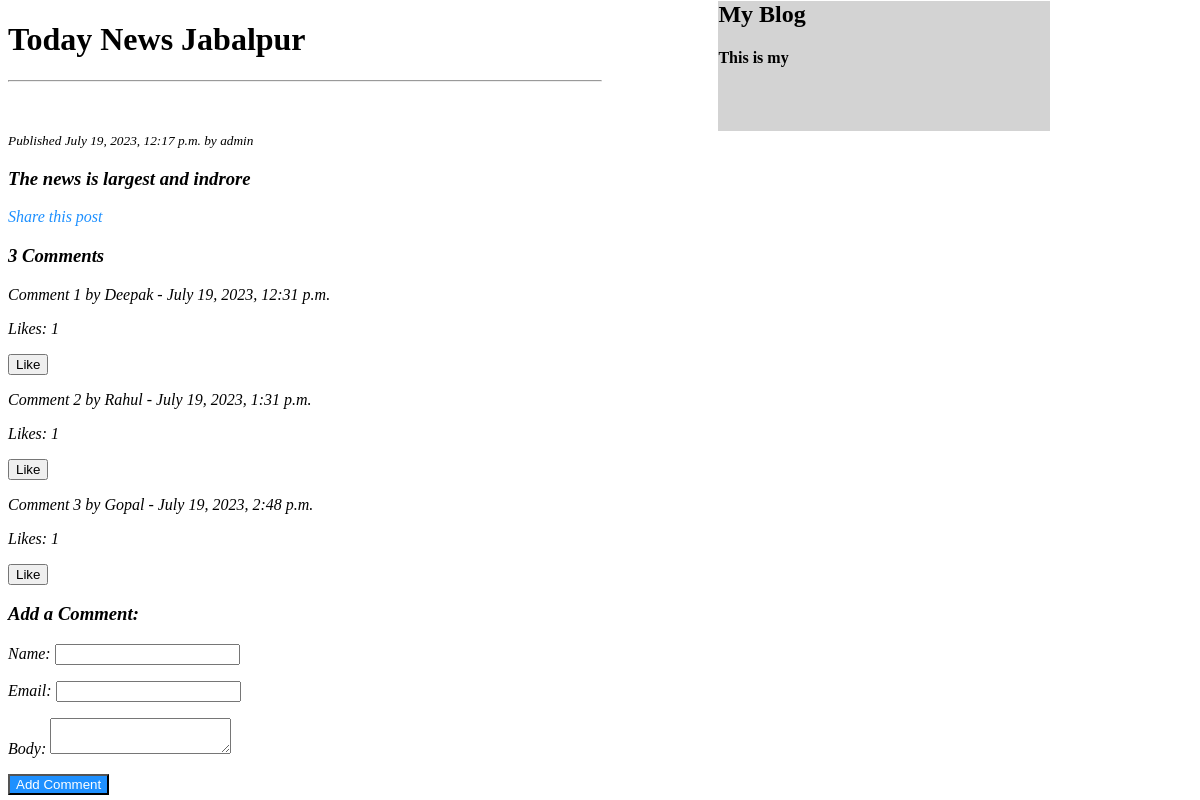
/6/, run on the app's committed database.
### blogapp/models.py (models this page shows, shortened)
class Blog(models.Model):
    title = models.CharField(max_length=200)
    content = models.TextField()
    author = models.ForeignKey(User, on_delete=models.CASCADE)
    created_at = models.DateTimeField(auto_now_add=True)

class Comment(models.Model):
    blog = models.ForeignKey(Blog, on_delete=models.CASCADE, related_name='comments')
    name = models.CharField(max_length=100)
    email = models.EmailField()
    body = models.TextField()
    created_at = models.DateTimeField(auto_now_add=True)
    likes = models.ManyToManyField(User, related_name='liked_comments')

### blogapp/views.py (the view)
# urls.py: path('<int:blog_id>/', views.blog_detail, name='detail'),
def blog_detail(request, blog_id):
    blog = get_object_or_404(Blog, id=blog_id)
    comments = Comment.objects.filter(blog=blog)
    comment_count = comments.count()
    return render(request, 'blog_detail.html', {'blog': blog,'comment_count':comment_count})

### templates/blog_detail.html (shortened to what this page needs)
<!DOCTYPE html>
<html>
<head>
</head>
<body>
    <h1>{{ blog.title }}</h1>
    <hr style="width:50%;text-align:left;margin-left:0">
    <div class="firstdiv">
        <h2>My Blog</h2>
        <h4> This is my<h4>
    </div>
    <small><i>Published {{ blog.created_at|date:"F j, Y, P" }} by {{ blog.author }}<i></small>
    <h3>{{ blog.content }}</h3>
    <a href="{% url 'share_post' blog.id %}">Share this post</a>
    <h3> {{comment_count}} Comments</h3>
    {% for comment in blog.comments.all %}
        <p>Comment {{ forloop.counter }} by {{ comment.name }} - {{ comment.created_at|date:"F j, Y, P" }}</p>
        <p>Likes: {{ comment.likes.count }}</p>
        <form action="{% url 'like_comment' comment.id %}" method="post">
            <input type="submit" value="Like">
        </form>
    {% empty %}
        <p>No comments yet.</p>
    {% endfor %}
    <h3>Add a Comment:</h3>
    <form action="{% url 'add_comment' blog.id %}" method="post">
        <p>Name: <input type="text" name="name" required></p>
        <p>Email: <input type="email" name="email" required></p>
        <p>Body: <textarea name="body" required></textarea></p>
        <button type="submit">Add Comment</button>
    </form>
</body>
</html>

### templates/blog_detail.html (style rules this page uses)
a { text-decoration:none; color:dodgerblue; }
button { background-color:dodgerblue; color:#ffffff; }
.firstdiv { height:130px; width:28%; background-color:#D3D3D3; margin-left:60%; margin-top:-101px; }

### data on the page
Blog: title "Today News Jabalpur", created_at "July 19, 2023, 12:17 p.m.", author "admin", content "The news is largest and indrore"
Comment: name "Deepak", created_at "July 19, 2023, 12:31 p.m.", likes.count "1"
Comment: name "Rahul", created_at "July 19, 2023, 1:31 p.m.", likes.count "1"
Comment: name "Gopal", created_at "July 19, 2023, 2:48 p.m.", likes.count "1"

### other printed values
{{ comment_count }} "3"
